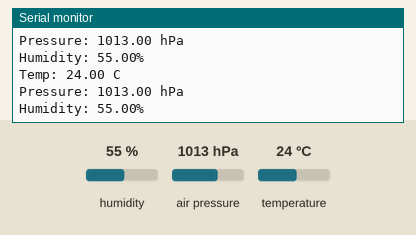
A sketch run on a simulated Arduino Uno, built with avr-gcc and run on an emulated ATmega328P. On the bench: the last lines printed to the serial monitor. Inputs (shaded band) come from the test bench; at power-on: humidity 55 %, air pressure 1013 hPa, temperature 24 °C.

Above: at 1.8 s.
1.9 s: humidity set to 22 %
At 2.5 s:
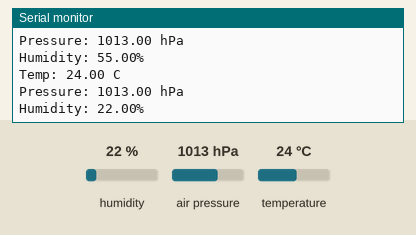
3.4 s: air pressure set to 952 hPa
At 4.4 s:
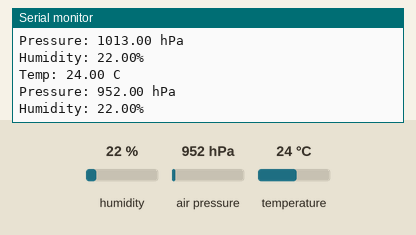
4.9 s: temperature set to 12 °C
At 5.8 s:
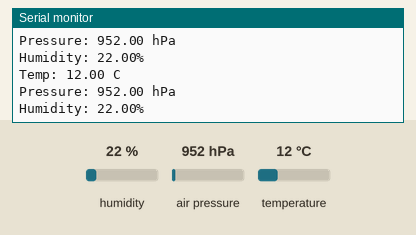

Measured:
- after the input at 1.9 s, the serial monitor: prints a new line after 0.12 s (image 1)
- after the input at 3.4 s, the serial monitor: prints a new line after 0.62 s (image 2)
- after the input at 4.9 s, the serial monitor: prints a new line after 0.13 s (image 3)

The sketch:

testBME280.ino
```cpp
// test BME280

#include "Seeed_BME280.h"
#include <Wire.h>

BME280 bme280;

void setup() {
    Serial.begin(115200);
    //if (!bme280.init(0x77)) {
    if (!bme280.init(0x76)) {
        Serial.println("Device error!");
    }
}

void loop() {
    float pressure;

    //get and print temperatures
    Serial.print("Temp: ");
    Serial.print(bme280.getTemperature());
    Serial.println(" C");//The unit for  Celsius because original arduino don't support special symbols

    //get and print atmospheric pressure data
    Serial.print("Pressure: ");
    Serial.print(pressure = bme280.getPressure()/100);
    Serial.println(" hPa");

    //get and print humidity data
    Serial.print("Humidity: ");
    Serial.print(bme280.getHumidity());
    Serial.println("%");

    delay(1000);
}
```
